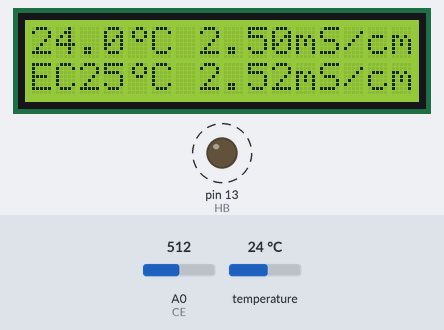
Simulated run of this program. Board: Arduino Mega 2560, built with avr-gcc and run on an emulated ATmega2560. On the bench: 16×2 character LCD, output pins drawn as LEDs (lit = HIGH). Dashed ring = blinking. The inputs (shaded band) are chosen by the test bench; at power-on: temperature 24 °C, A0 (CE) = 512. What the program prints to the serial monitor is not drawn.

Above: at 2.28 s.
2.3 s: temperature set to 12 °C
At 2.4 s:
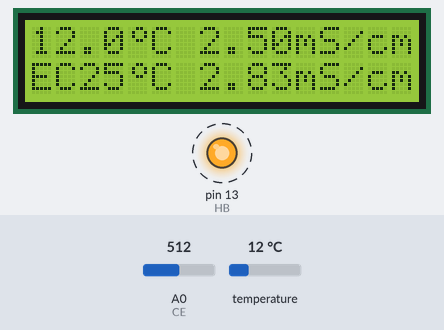
4.2 s: A0 (CE) set to 716
At 4.32 s:
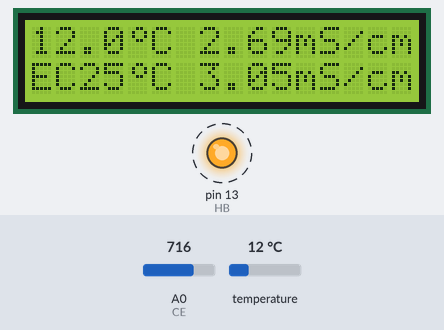
5.7 s: temperature set to 19 °C
At 6.0 s:
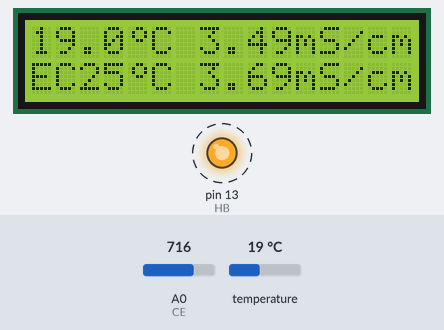
7.3 s: A0 (CE) set to 900
At 7.44 s:
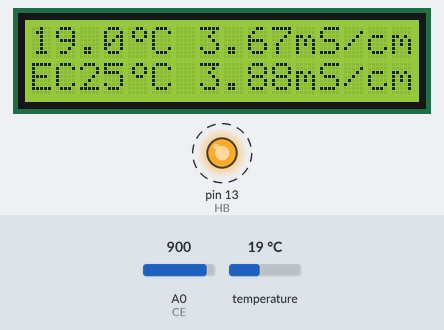
8.8 s: temperature set to 28 °C
At 8.88 s:
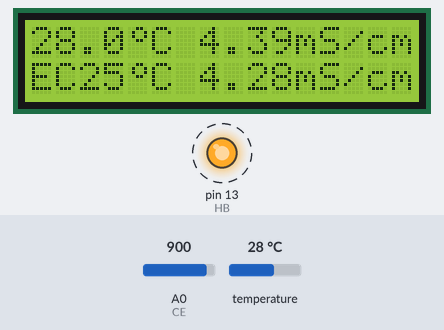
10.3 s: A0 (CE) set to 1023
At 10.55 s:
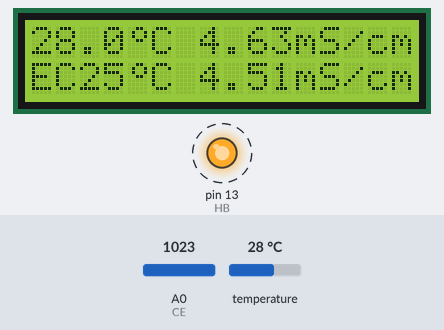
Timing chart, 0 to 12.8 s (numbered marks = the images above; inputs shaded):
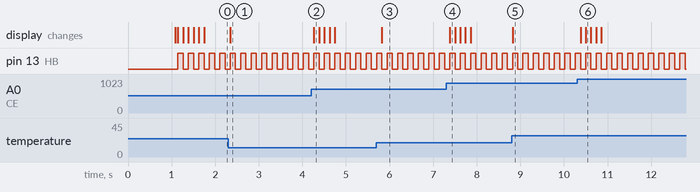

The program:

main.cpp
```cpp
/*
 * main.c
 *	Created: 09/05/2017 10:03:15
 *  Author: Marcelo R Gadotti
 *	Versão de testes para o circuíto do sensor de CE
 */

#include "main.h"

// initialize the library with the numbers of the interface pins
LiquidCrystal lcd(RS, EN, D4, D5, D6, D7);

byte customChar[] = {
	B00110,
	B01001,
	B01001,
	B00110,
	B00000,
	B00000,
	B00000,
	B00000
};

OneWire  ds(DS);  // on pin 10 (a 4.7K resistor is necessary)

byte i;
byte data[12];
byte addr[8];
float celsius;
float k = 0;
float ec = 0;
float ec_ref = 0;
// Constants for measure EC
#define Q	1
#define teta	0.9
#define t_ref	25
// adc variables for moving average
unsigned int adc_avg = 0, adc_total = 0,
			 adc[10] = {0,0,0,0,0,0,0,0,0,0};
unsigned char adc_index = 0;
#define ADC_N		10
#define V_REF_K		0.00488

// update lcd
unsigned long previousMillis = 0, currentMillis = 0;
#define interval	100

/* Initialize DS18B20*/
void init_ds18b20(void)
{
	if ( !ds.search(addr)) {
		ds.reset_search();
		delay(250);
		return;
	}
}


void update_ds18b20(void)
{
	// routines for DS18B20
	ds.reset();
	ds.select(addr);
	ds.write(0x44, 1);        // start conversion, with parasite power on at the end
	// wait conversion
	delay(50);
	ds.reset();
	ds.select(addr);
	ds.write(0xBE);
	// read 9 bytes frm sensor
	for ( i = 0; i < 9; i++) {           // we need 9 bytes
		data[i] = ds.read();
	}
	// get 16 bits sensor data
	int16_t raw = ((data[1] << 8) | data[0]) & ~1;
	// convert measured values to Celsius
	celsius = (float)raw / 16.0;
}

/* Update conductance from ADC */
void update_k(void)
{
	adc_total = adc_total - adc[adc_index];
	adc[adc_index] = analogRead(CE);
	adc_total = adc_total + adc[adc_index];
	adc_avg = adc_total / ADC_N;
	k = (float)adc_avg * V_REF_K;
	adc_index++;
	if(adc_index > 9) adc_index = 0;
}

void setup() {

	// configure GPIO
	pinMode(HB,OUTPUT);
	// create custom char °
    lcd.createChar(0, customChar);
	// set up the LCD's number of columns and rows:
	lcd.begin(16, 2);
	lcd.setCursor(0,0);
	// print firmware version for 1s
	lcd.print(VERSION);
	delay(1000);
	// clear screen and print fixed fields
	lcd.clear();
	//lcd.print("Temp.:");
	// print °C and EC
	lcd.setCursor(4,0);
	lcd.write(byte(0));
	lcd.setCursor(5,0);
	lcd.print("C ");
	lcd.setCursor(11,0);
	lcd.print("mS/cm");

	// print EC 25°C
	lcd.setCursor(0,1);
	lcd.print("EC25");
	lcd.setCursor(4,1);
	lcd.write(byte(0));
	lcd.setCursor(5,1);
	lcd.print("C");
	lcd.setCursor(11,1);
	lcd.print("mS/cm");

	init_ds18b20();

	// serial port (not used yet)
	Serial.begin(9600);
	Serial.println(VERSION);
}

void loop() {

	// get new temperature on ds18b20
	update_ds18b20();

	// get new value from adc
	update_k();
	// get ec from conductance
	ec = k * Q;
	// equation with temperature coefficient
	ec_ref = (100*ec)/(100+teta*(celsius - t_ref));

	// update lcd value every interval
	currentMillis = millis();
	if (currentMillis - previousMillis >= interval)
	{
		//update temperature
		lcd.setCursor(0,0);
		lcd.print(celsius,1);
		// update ec value
		lcd.setCursor(7,0);
		lcd.print(ec,2);
		// update ec value 25°C
		lcd.setCursor(7,1);
		if (ec_ref >= 0)
		{
			lcd.print(ec_ref,2);
		}
		else
		{
			lcd.print(0.00,2);
		}


		// heart beat, blink every lcd update
		digitalWrite(HB,!digitalRead(HB));

		previousMillis = currentMillis;


	}
}
```

main.h
```cpp
/*
 * main.h
 *
 * Created: 09/05/2017 09:58:34
 *  Author: marce
 */


#ifndef MAIN_H_
#define MAIN_H_

#include <Arduino.h>
#include "LiquidCrystal.h"
#include "gpio.h"
#include "OneWire.h"

#define VERSION "SOILLESS v1.0"

void update_ds18b20(void);
void init_ds18b20(void);


#endif /* MAIN_H_ */
```

gpio.h
```cpp
/*
 * gpio.h
 *
 * Created: 09/05/2017 10:03:15
 *  Author: marce
 */


#ifndef GPIO_H_
#define GPIO_H_

#include <Arduino.h>

/*
 * LCD RS pin to digital pin 12
 * LCD Enable pin to digital pin 11
 * LCD D4 pin to digital pin 5
 * LCD D5 pin to digital pin 4
 * LCD D6 pin to digital pin 3
 * LCD D7 pin to digital pin 2
 * LCD R/W pin to ground
 * LCD VSS pin to ground
 * LCD VCC pin to 5V
*/

#define RS		12
#define EN		11
#define D4		5
#define D5		4
#define D6		3
#define D7		2

#define HB		13	// Heart beat

#define CE		0	// sensor de CE no canal AD 0

#define DS		10	// sensor de temperatura ds18b20

#endif /* GPIO_H_ */
```

Measured:
- after the input at 2.3 s, the display: changes after 0.05 s (image 1)
- after the input at 4.2 s, the display: changes after 0.06 s (image 2)
- after the input at 5.7 s, the display: changes after 0.12 s (image 3)
- after the input at 7.3 s, the display: changes after 0.08 s (image 4)
- after the input at 8.8 s, the display: changes at once (image 5)
- after the input at 10.3 s, the display: first changes after 0.08 s (image 6 shows a later state)
- by itself, pin 13 (HB): alternates HIGH for 0.12 s and LOW for 0.12 s
